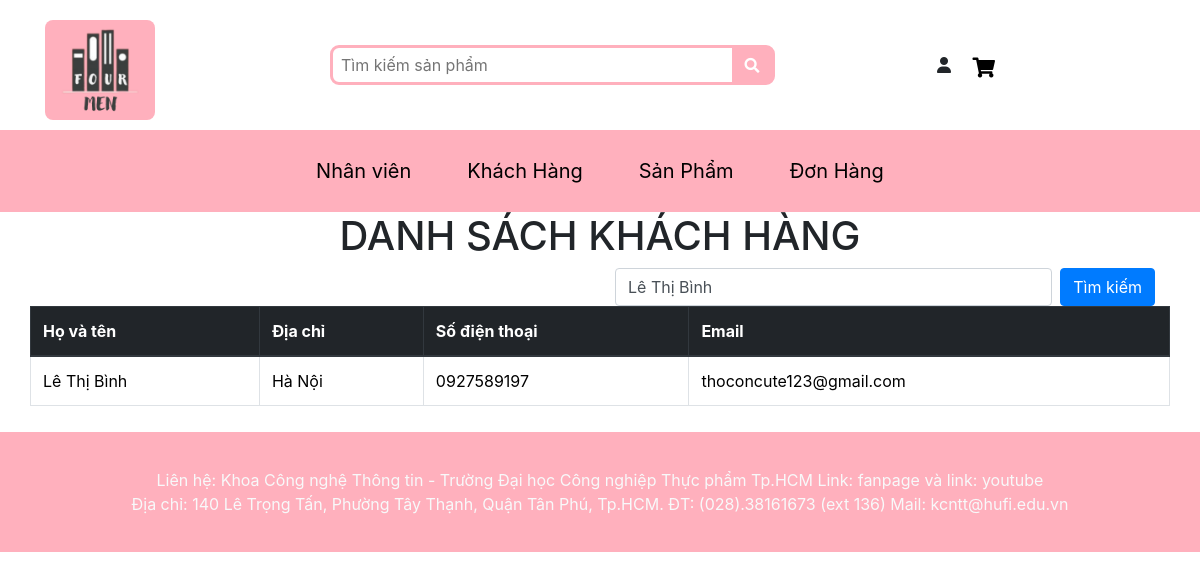
The page /QLKhachHang.php?keyword=Lê Thị Bình on the database its author committed.
### tables this page shows
CREATE TABLE `khachhang` (
  `MaKH` int(11) NOT NULL,
  `HoTen_KH` varchar(100) NOT NULL,
  `DiaChi_KH` varchar(255) NOT NULL,
  `SDT_KH` varchar(255) NOT NULL,
  `Email_KH` varchar(255) NOT NULL,
  `Password_KH` varchar(200) NOT NULL
);

### QLKhachHang.php (the view, shortened to what this page needs)
<?php
    $pdo = new PDO("mysql:host=localhost;dbname=ql_vanphongpham", "root", "");
    $pdo->exec("set names utf8");
    function TimKiemKH($pdo, $keyword)
    {
        $searchQuery = "%$keyword%";
        $sql = "SELECT * FROM KhachHang WHERE HoTen_KH LIKE :keyword OR Email_KH LIKE :keyword";
        $stmt = $pdo->prepare($sql);
        $stmt->bindParam(':keyword', $searchQuery, PDO::PARAM_STR);
        $stmt->execute();
        if ($stmt->rowCount() > 0) {
            return $stmt->fetchAll(PDO::FETCH_ASSOC);
        } else {
            return false;
        }
    }
    $keyword = isset($_GET['keyword']) ? $_GET['keyword'] : '';
    $KhachHang = TimKiemKH($pdo, $keyword);
?>
<!DOCTYPE html>
<html lang="en">
<head>
    <link rel="stylesheet" href="Bootstrap/bootstrap.min.css">
    <link rel="stylesheet" href="styles.css">
    <link rel="stylesheet" href="ChiTietSP.css">
</head>
<body>
    <?php include "HeaderNhanVienKhachHang.php"; ?>
    <?php include "SubHeaderNhanVIen.php"; ?>
    <div class="container KhachHang">
        <h1 class="text-center">DANH SÁCH KHÁCH HÀNG</h1>
        <div class="row mb-6">
            <div class="col-md-6 offset-md-6">
                <form method="GET" action="" class="d-flex justify-content-end">
                    <input type="text" class="form-control mr-2" id="searchInput" name="keyword" placeholder="Tìm kiếm..." value="<?php echo htmlspecialchars($keyword); ?>">
                    <button type="submit" class="btn btn-primary">Tìm kiếm</button>
                </form>
            </div>
        </div>
        <div class='row'>
        <table class="table table-bordered" align="center">
                <thead class="thead-dark">
                    <tr>
                        <th scope="col">Họ và tên</th>
                        <th scope="col">Địa chỉ</th>
                        <th scope="col">Số điện thoại</th>
                        <th scope="col">Email</th>
                    </tr>
                </thead>
                <tbody>
                    <?php foreach ($KhachHang as $KH): ?>
                    <tr>
                        <td><?php echo $KH['HoTen_KH']; ?></td>
                        <td><?php echo $KH['DiaChi_KH']; ?></td>
                        <td><?php echo $KH['SDT_KH']; ?></td>
                        <td><?php echo $KH['Email_KH']; ?></td>
                    </tr>
                    <?php endforeach; ?>
                </tbody>
            </table>
        </div>
    </div>
<?php include "Footer.php"; ?>
</body>
</html>

### rows shown on the page
khachhang: HoTen_KH "Lê Thị Bình", DiaChi_KH "Hà Nội", SDT_KH "0927589197", Email_KH "thoconcute123@gmail.com"
